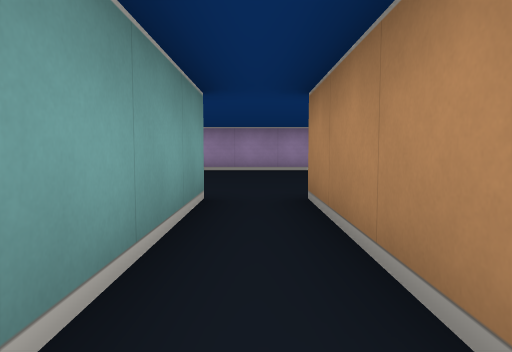
view 1 (above)

24 first-person views from a walk through a cub3D maze. The camera is about half as high as the walls, tilts 4° down and sees 70° across. The floor is counted in squares. Each view is taken from the middle of a square. On the plan, view 1 faces up. The plan holds only what a view shows up to about 9 squares ahead; the rest is blank.

view 2
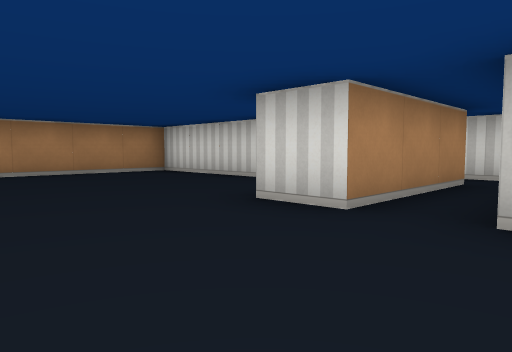

view 3
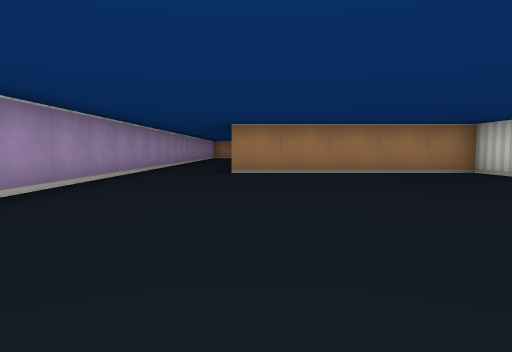

view 4
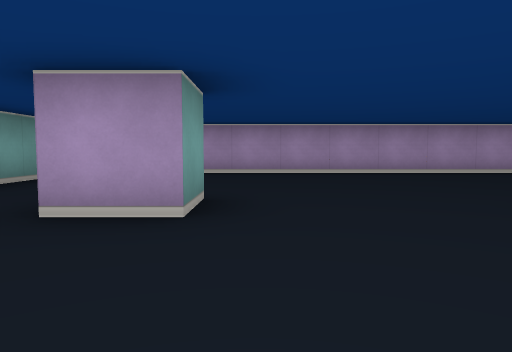

view 5
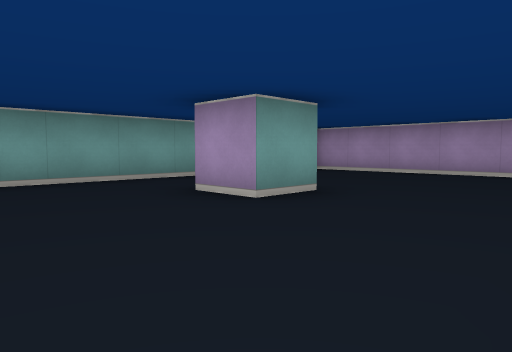

view 6
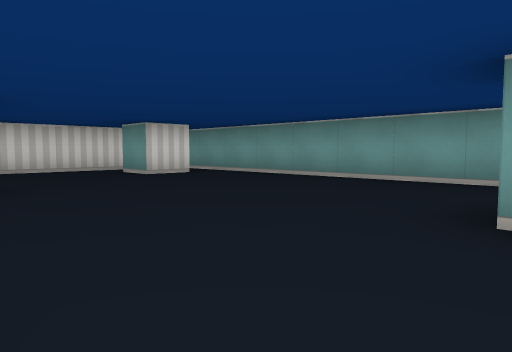

view 7
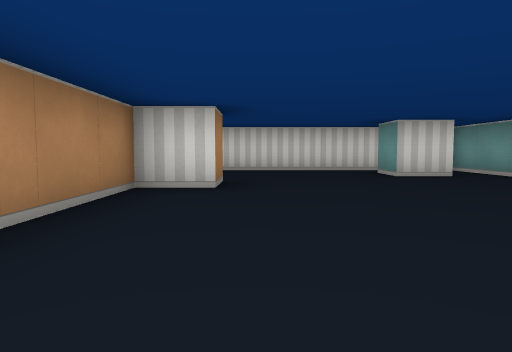

view 8
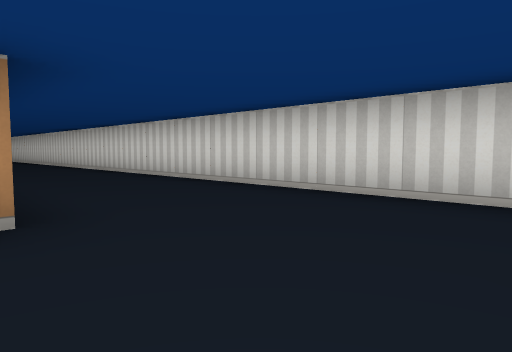

view 9
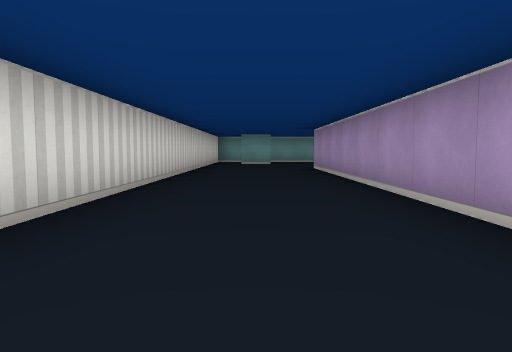

view 10
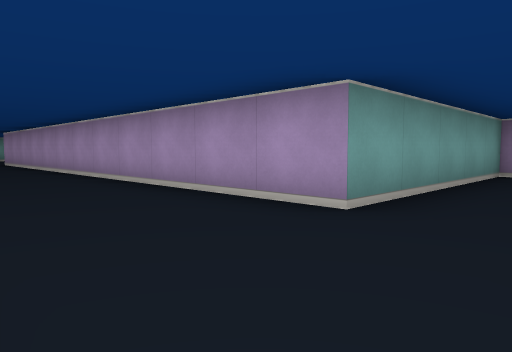

view 11
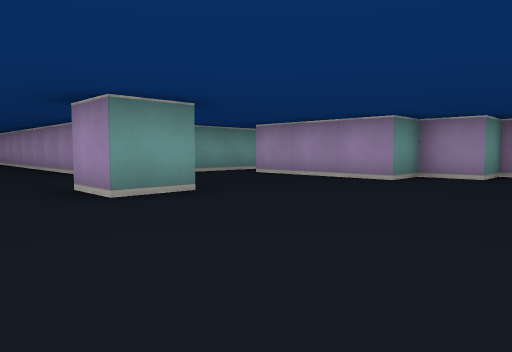

view 12
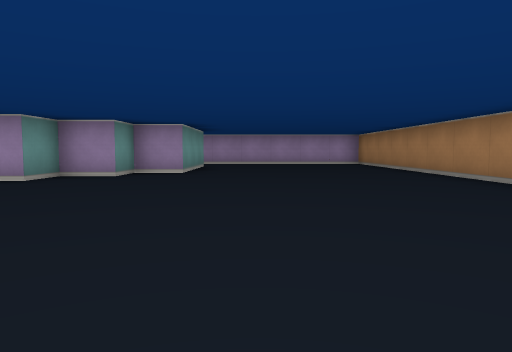

view 13
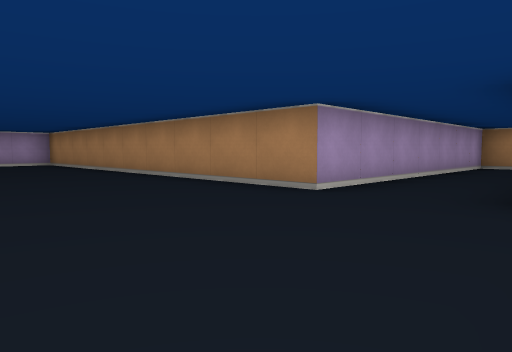

view 14
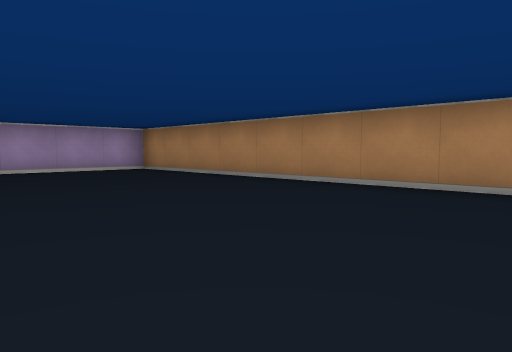

view 15
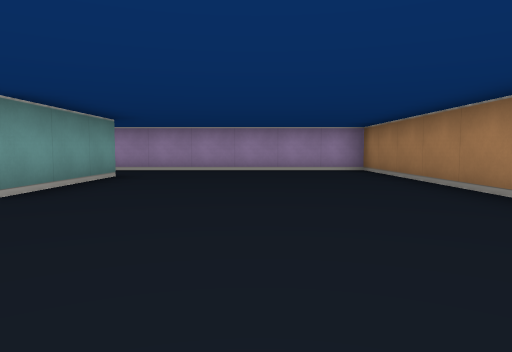

view 16
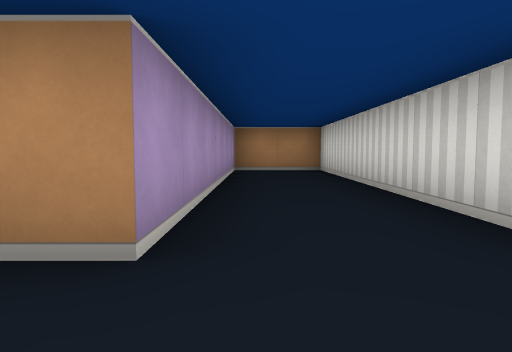

view 17
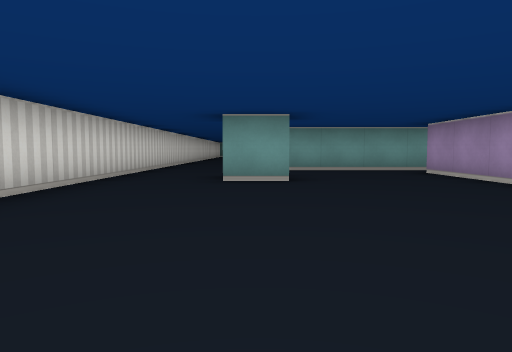

view 18
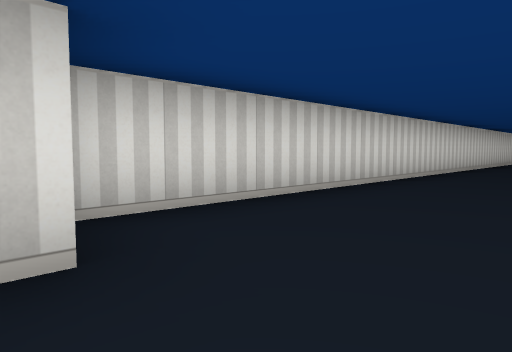

view 19
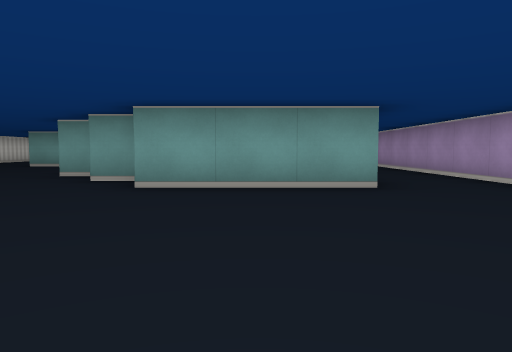

view 20
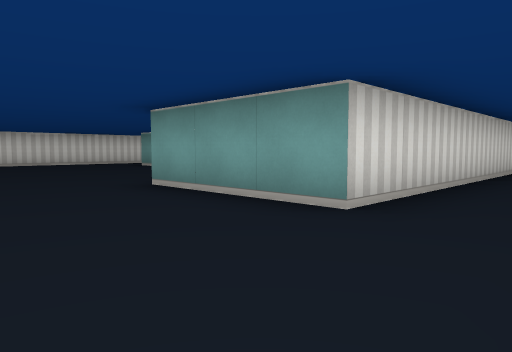

view 21
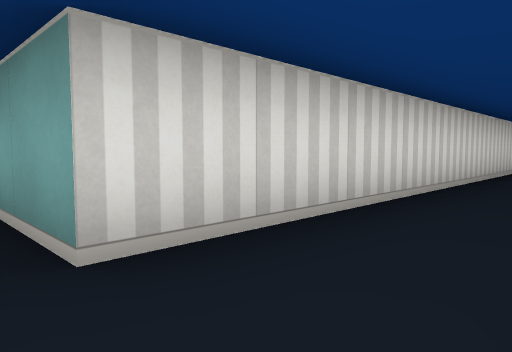

view 22
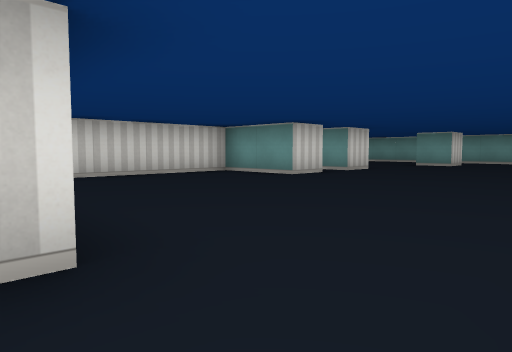

view 23
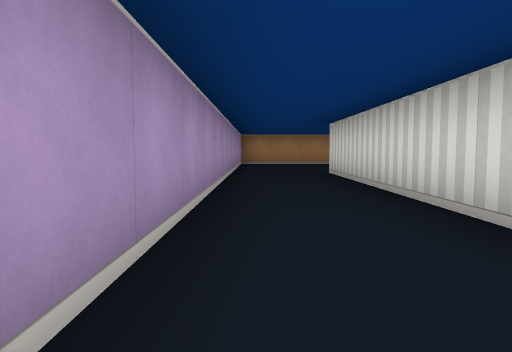

view 24
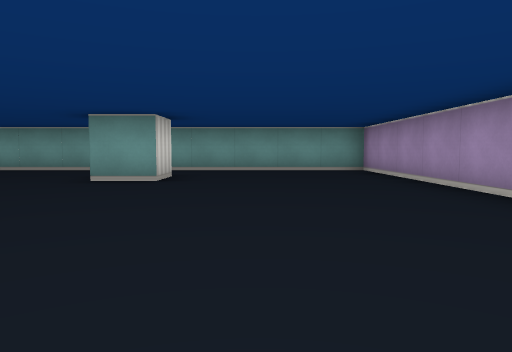

### Floor plan
Points are (right, up) in squares from view 1. A wall is a line through its corners. A room is listed if a view was taken in it or the views show most of it. See-through windows are left out.
Room 1 (view 1)
walls: (0.2, -0.5) (0.9, -0.5)
ways out: opening at (0, 1) to room 2
Room 2 (views 2, 3, 4, 5, 6, 7, 8, 9, 10, 11, 12, 13, 14, 15, 16, 17, 18, 19, 20, 21, 22, 23, 24)
walls: (9.5, 3.5) (9.5, -1.5) (-2, -1.5); (0.5, 0.5) (0.5, 3.5) (1.5, 3.5) (1.5, 1.5) (6.5, 1.5) (6.5, 6.5) (15.5, 6.5) (15.5, 3.5) (14.5, 3.5) (14.5, 2.5) (13.5, 2.5) (13.5, 1.5) (10.5, 1.5); (8.9, -4.5) (20.2, -4.5); (12.5, -1.4) (12.5, -2.5) (11.5, -2.5); (-1.4, 3.5) (-0.5, 3.5) (-0.5, 0.6); (-2.5, -1.6) (-2.5, -0.5) (-1.5, -0.5) (-1.5, 2); (-5.5, 4.5) (-4.5, 4.5) (-4.5, 3.5) (-5.5, 3.5); (-6.6, -2.5) (-5.5, -2.5) (-5.5, -3.5); (-6, -4.5) (5, -4.5); (20.4, -3.5) (27.5, -3.5) (27.5, -1.5) (20.5, -1.5) (20.5, 8.5) (-7.5, 8.5) (-7.5, -4.4)
ways out: opening at (0, 1) to room 1

Positions as (right, up) in squares from view 1, and headings:
1: (0, 0), facing up
2: (-1, 6), facing down-right
3: (-1, 6), facing right
4: (-4, 1), facing up
5: (-2, 1), facing up-left
6: (-2, 4), facing down-left
7: (-3, 4), facing down
8: (-5, -1), facing down-right
9: (7, -3), facing left
10: (11, -4), facing up-left
11: (16, -4), facing up-left
12: (17, -4), facing up
13: (17, -4), facing up-right
14: (16, 0), facing up-right
15: (18, 0), facing up
16: (19, -2), facing right
17: (18, -2), facing left
18: (21, -2), facing down-left
19: (20, 5), facing left
20: (18, 8), facing down-left
21: (16, 8), facing down-left
22: (7, 8), facing down-left
23: (8, 8), facing right
24: (1, 6), facing left
